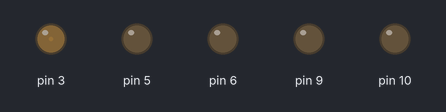
Bench run of a sketch on a simulated Arduino Uno, built with avr-gcc and run on an emulated ATmega328P. Parts: output pins drawn as LEDs (lit = HIGH).

Above: at 0.05 s.
At 0.95 s:
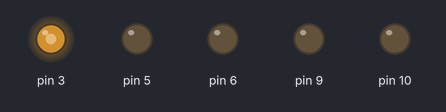
At 1.4 s:
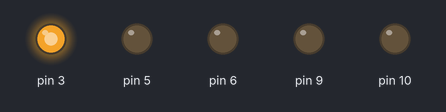
At 2.75 s:
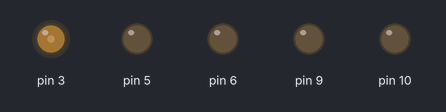
Timing chart, 0 to 7.2 s (numbered marks = the images above):
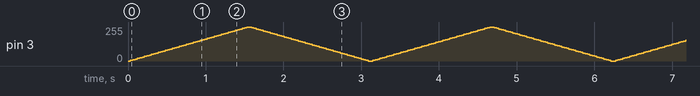

The sketch:

PWM.ino
```cpp
/*
*/

void setup()
{
	pinMode(3, OUTPUT);
	pinMode(5, OUTPUT);
	pinMode(6, OUTPUT);
	pinMode(9, OUTPUT);
	pinMode(10, OUTPUT);

}
void loop()
{
  for(int fadeValue = 0 ; fadeValue <= 255; fadeValue +=5) {
    analogWrite(3, fadeValue);
    delay(30);
  }

  for(int fadeValue = 255 ; fadeValue >= 0; fadeValue -=5) {
    analogWrite(3, fadeValue);
    delay(30);
  }
}
```
